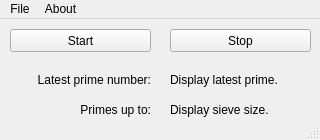
<?xml version="1.0" encoding="UTF-8"?>
<ui version="4.0">
 <class>SieveUI</class>
 <widget class="QMainWindow" name="SieveUI">
  <property name="geometry">
   <rect>
    <x>0</x>
    <y>0</y>
    <width>320</width>
    <height>140</height>
   </rect>
  </property>
  <property name="sizePolicy">
   <sizepolicy hsizetype="Fixed" vsizetype="Fixed">
    <horstretch>0</horstretch>
    <verstretch>0</verstretch>
   </sizepolicy>
  </property>
  <property name="minimumSize">
   <size>
    <width>320</width>
    <height>140</height>
   </size>
  </property>
  <property name="maximumSize">
   <size>
    <width>320</width>
    <height>140</height>
   </size>
  </property>
  <property name="windowTitle">
   <string>SieveUI</string>
  </property>
  <widget class="QWidget" name="centralwidget">
   <widget class="QPushButton" name="btnStart">
    <property name="geometry">
     <rect>
      <x>10</x>
      <y>10</y>
      <width>141</width>
      <height>23</height>
     </rect>
    </property>
    <property name="text">
     <string>Start</string>
    </property>
   </widget>
   <widget class="QPushButton" name="btnStop">
    <property name="geometry">
     <rect>
      <x>170</x>
      <y>10</y>
      <width>141</width>
      <height>23</height>
     </rect>
    </property>
    <property name="text">
     <string>Stop</string>
    </property>
   </widget>
   <widget class="QLabel" name="lblPrimeLabel">
    <property name="geometry">
     <rect>
      <x>10</x>
      <y>50</y>
      <width>141</width>
      <height>21</height>
     </rect>
    </property>
    <property name="text">
     <string>Latest prime number:</string>
    </property>
    <property name="alignment">
     <set>Qt::AlignRight|Qt::AlignTrailing|Qt::AlignVCenter</set>
    </property>
   </widget>
   <widget class="QLabel" name="lblPrimeNumber">
    <property name="geometry">
     <rect>
      <x>170</x>
      <y>50</y>
      <width>141</width>
      <height>21</height>
     </rect>
    </property>
    <property name="text">
     <string>Display latest prime.</string>
    </property>
    <property name="alignment">
     <set>Qt::AlignLeading|Qt::AlignLeft|Qt::AlignVCenter</set>
    </property>
   </widget>
   <widget class="QLabel" name="lblSieveSizeLabel">
    <property name="geometry">
     <rect>
      <x>10</x>
      <y>80</y>
      <width>141</width>
      <height>21</height>
     </rect>
    </property>
    <property name="text">
     <string>Primes up to:</string>
    </property>
    <property name="alignment">
     <set>Qt::AlignRight|Qt::AlignTrailing|Qt::AlignVCenter</set>
    </property>
   </widget>
   <widget class="QLabel" name="lblSieveSizeNumber">
    <property name="geometry">
     <rect>
      <x>170</x>
      <y>80</y>
      <width>141</width>
      <height>21</height>
     </rect>
    </property>
    <property name="text">
     <string>Display sieve size.</string>
    </property>
    <property name="alignment">
     <set>Qt::AlignLeading|Qt::AlignLeft|Qt::AlignVCenter</set>
    </property>
   </widget>
  </widget>
  <widget class="QMenuBar" name="menubar">
   <property name="geometry">
    <rect>
     <x>0</x>
     <y>0</y>
     <width>320</width>
     <height>21</height>
    </rect>
   </property>
   <widget class="QMenu" name="menuFile">
    <property name="title">
     <string>File</string>
    </property>
    <addaction name="actionNew"/>
    <addaction name="separator"/>
    <addaction name="actionLoad"/>
    <addaction name="actionSave"/>
    <addaction name="separator"/>
    <addaction name="actionExport"/>
    <addaction name="separator"/>
    <addaction name="actionQuit"/>
   </widget>
   <widget class="QMenu" name="menuAbout">
    <property name="title">
     <string>About</string>
    </property>
    <addaction name="actionAbout_Sieve"/>
   </widget>
   <addaction name="menuFile"/>
   <addaction name="menuAbout"/>
  </widget>
  <widget class="QStatusBar" name="statusbar"/>
  <action name="actionLoad">
   <property name="text">
    <string>Load sieve</string>
   </property>
  </action>
  <action name="actionSave">
   <property name="text">
    <string>Save sieve</string>
   </property>
  </action>
  <action name="actionQuit">
   <property name="text">
    <string>Quit</string>
   </property>
  </action>
  <action name="actionAbout_Sieve">
   <property name="text">
    <string>About Sieve</string>
   </property>
  </action>
  <action name="actionNew">
   <property name="text">
    <string>New sieve</string>
   </property>
  </action>
  <action name="actionExport">
   <property name="text">
    <string>Export primes</string>
   </property>
  </action>
 </widget>
 <resources/>
 <connections/>
</ui>
